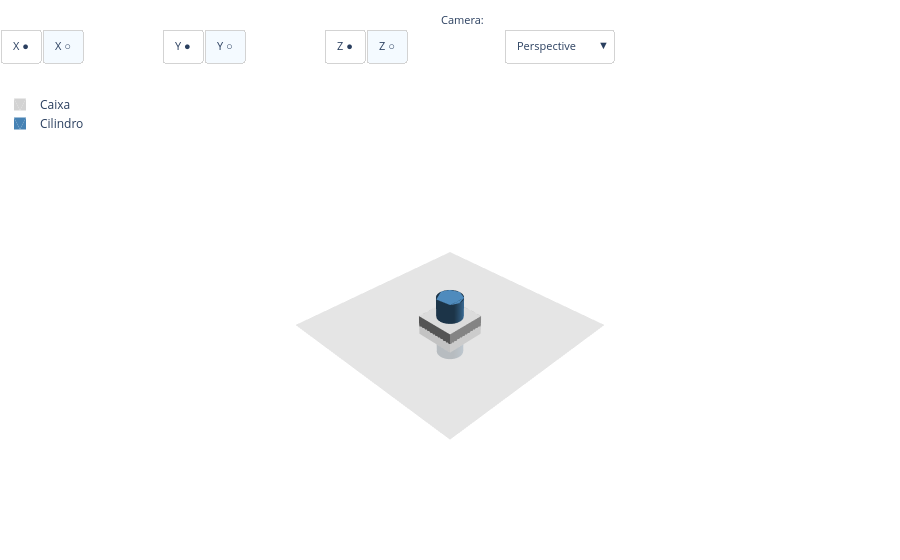

The cell this chart's notebook holds for it:
### Markdown cell above
### Com cores e plano personalizado

### Code cell
show(
    [caixa, cilindro],
    names=["Caixa", "Cilindro"],
    colors=["lightgray", "steelblue"],
    visible_axes=None,
    z=0,
    plane_color="gainsboro",
    plane_size=200
)

### Figure 1 — Plotly figure (JSON) as saved in the notebook; plotly's stock layout.template omitted (floating-point values rounded to 4 significant figures; data arrays with more than 128 entries replaced by an {"elided": "..."} marker saying what was removed)
{"data": [{"color": "gainsboro", "hoverinfo": "skip", "i": [0, 0], "j": [1, 2], "k": [2, 3], "opacity": 0.8, "showlegend": false, "type": "mesh3d", "x": [-200, 200, 200, -200], "y": [-200, -200, 200, 200], "z": [0, 0, 0, 0]}, {"color": "lightgray", "flatshading": true, "i": [1, 1, 5, 5, 11, 11, 15, 15, 19, 19, 23, 23], "j": [2, 3, 4, 6, 8, 10, 13, 12, 16, 18, 21, 20], "k": [0, 2, 6, 7, 9, 8, 12, 14, 17, 16, 20, 22], "lighting": {"ambient": 0.4, "diffuse": 0.8, "specular": 0.2}, "name": "Caixa", "opacity": 1, "showlegend": true, "type": "mesh3d", "x": [-40, -40, -40, -40, 40, 40, 40, 40, -40, 40, -40, 40, -40, 40, -40, 40, -40, -40, 40, 40, -40, -40, 40, 40], "y": [-40, -40, 40, 40, -40, -40, 40, 40, -40, -40, -40, -40, 40, 40, 40, 40, -40, 40, -40, 40, -40, 40, -40, 40], "z": [-20, 20, -20, 20, -20, 20, -20, 20, -20, -20, 20, 20, -20, -20, 20, 20, -20, -20, -20, -20, 20, 20, 20, 20]}, {"color": "steelblue", "flatshading": true, "i": {"elided": "500 int values"}, "j": {"elided": "500 int values"}, "k": {"elided": "500 int values"}, "lighting": {"ambient": 0.4, "diffuse": 0.8, "specular": 0.2}, "name": "Cilindro", "opacity": 1, "showlegend": true, "type": "mesh3d", "x": {"elided": "506 float values"}, "y": {"elided": "506 float values"}, "z": {"elided": "506 int values"}}], "layout": {"annotations": [{"font": {"size": 11}, "showarrow": false, "text": "Axes:", "x": -0.01, "xanchor": "right", "xref": "paper", "y": 1.17, "yref": "paper"}, {"font": {"size": 11}, "showarrow": false, "text": "Camera:", "x": 0.54, "xanchor": "right", "xref": "paper", "y": 1.17, "yref": "paper"}], "legend": {"x": 0, "y": 1}, "margin": {"b": 0, "l": 0, "r": 0, "t": 90}, "scene": {"aspectmode": "manual", "aspectratio": {"x": 1, "y": 1, "z": 1}, "camera": {"eye": {"x": 1.5, "y": 1.5, "z": 1.5}, "projection": {"type": "perspective"}, "up": {"x": 0, "y": 0, "z": 1}}, "xaxis": {"range": [-200, 200], "showbackground": false, "showgrid": false, "showline": false, "showspikes": false, "showticklabels": false, "title": {"text": ""}, "zeroline": false}, "yaxis": {"range": [-200, 200], "showbackground": false, "showgrid": false, "showline": false, "showspikes": false, "showticklabels": false, "title": {"text": ""}, "zeroline": false}, "zaxis": {"range": [-200, 200], "showbackground": false, "showgrid": false, "showline": false, "showspikes": false, "showticklabels": false, "title": {"text": ""}, "zeroline": false}}, "updatemenus": [{"active": 1, "bgcolor": "white", "bordercolor": "lightgray", "buttons": [{"args": [{"scene.xaxis": {"backgroundcolor": "rgb(230, 236, 245)", "gridcolor": "white", "gridwidth": 1, "range": [-200, 200], "showbackground": true, "showgrid": true, "showline": false, "showspikes": true, "showticklabels": true, "title": {"text": ""}, "zeroline": true, "zerolinecolor": "white", "zerolinewidth": 2}}], "label": "X ●", "method": "relayout"}, {"args": [{"scene.xaxis": {"range": [-200, 200], "showbackground": false, "showgrid": false, "showline": false, "showspikes": false, "showticklabels": false, "title": {"text": ""}, "zeroline": false}}], "label": "X ○", "method": "relayout"}], "direction": "right", "font": {"size": 11}, "showactive": true, "type": "buttons", "x": 0, "xanchor": "left", "y": 1.13, "yanchor": "top"}, {"active": 1, "bgcolor": "white", "bordercolor": "lightgray", "buttons": [{"args": [{"scene.yaxis": {"backgroundcolor": "rgb(230, 236, 245)", "gridcolor": "white", "gridwidth": 1, "range": [-200, 200], "showbackground": true, "showgrid": true, "showline": false, "showspikes": true, "showticklabels": true, "title": {"text": ""}, "zeroline": true, "zerolinecolor": "white", "zerolinewidth": 2}}], "label": "Y ●", "method": "relayout"}, {"args": [{"scene.yaxis": {"range": [-200, 200], "showbackground": false, "showgrid": false, "showline": false, "showspikes": false, "showticklabels": false, "title": {"text": ""}, "zeroline": false}}], "label": "Y ○", "method": "relayout"}], "direction": "right", "font": {"size": 11}, "showactive": true, "type": "buttons", "x": 0.18, "xanchor": "left", "y": 1.13, "yanchor": "top"}, {"active": 1, "bgcolor": "white", "bordercolor": "lightgray", "buttons": [{"args": [{"scene.zaxis": {"backgroundcolor": "rgb(230, 236, 245)", "gridcolor": "white", "gridwidth": 1, "range": [-200, 200], "showbackground": true, "showgrid": true, "showline": false, "showspikes": true, "showticklabels": true, "title": {"text": ""}, "zeroline": true, "zerolinecolor": "white", "zerolinewidth": 2}}], "label": "Z ●", "method": "relayout"}, {"args": [{"scene.zaxis": {"range": [-200, 200], "showbackground": false, "showgrid": false, "showline": false, "showspikes": false, "showticklabels": false, "title": {"text": ""}, "zeroline": false}}], "label": "Z ○", "method": "relayout"}], "direction": "right", "font": {"size": 11}, "showactive": true, "type": "buttons", "x": 0.36, "xanchor": "left", "y": 1.13, "yanchor": "top"}, {"active": 0, "bgcolor": "white", "bordercolor": "lightgray", "buttons": [{"args": [{"scene.aspectmode": "manual", "scene.aspectratio": {"x": 1, "y": 1, "z": 1}, "scene.camera": {"eye": {"x": 1.5, "y": 1.5, "z": 1.5}, "projection": {"type": "perspective"}, "up": {"x": 0, "y": 0, "z": 1}}}], "label": "Perspective", "method": "relayout"}, {"args": [{"scene.aspectmode": "manual", "scene.aspectratio": {"x": 1, "y": 1, "z": 1}, "scene.camera": {"eye": {"x": 2.5, "y": 2.5, "z": 2.5}, "projection": {"type": "orthographic"}, "up": {"x": 0, "y": 0, "z": 1}}}], "label": "Orthographic", "method": "relayout"}], "direction": "down", "font": {"size": 11}, "showactive": true, "type": "dropdown", "x": 0.56, "xanchor": "left", "y": 1.13, "yanchor": "top"}]}}
